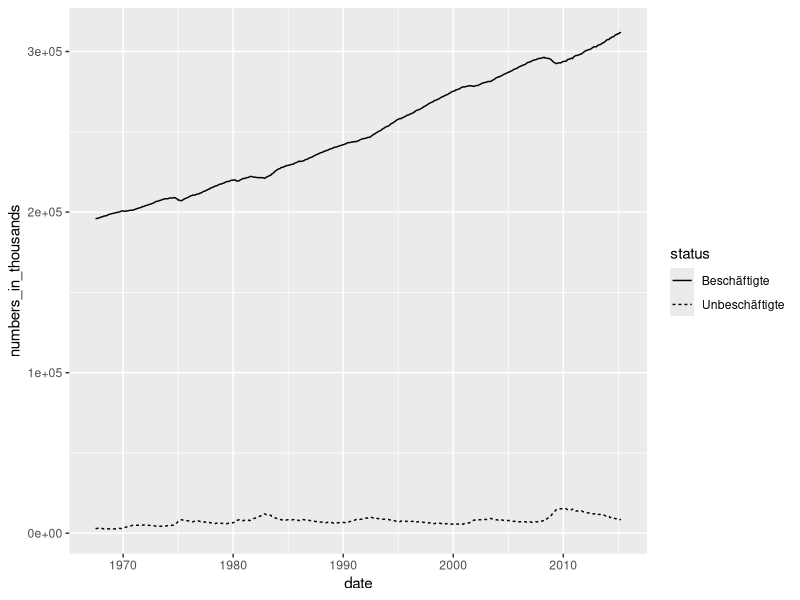
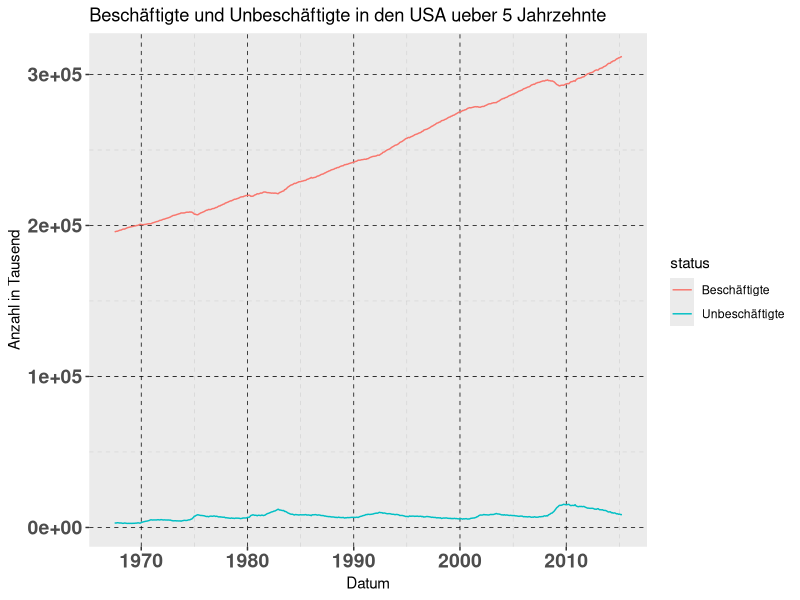

Here is the R script that generated these plots, in order:
#Aufgabe: Liniendiagramme mit ggplot2 
#
#b) 
#
#Erstelle ein Liniendiagramm mit ggplot2 in R, das die Anzahl der Erwerbstätigen und Erwerbslosen im Laufe der Zeit darstellt, 
#basierend auf dem Datensatz "economics". 
#Passe das Diagramm an, indem du verschiedene Farben, Linienstile und eine Legende hinzufügst.
#
#1. Lade den Datensatz "economics" und bereinige fehlende Werte.
#
library(tidyverse)
library(ggplot2)

cleaned_up_data <- as_tibble(economics) %>%
  drop_na()


#2. Transformiere den Datensatz in das Long-Format.
#
#Leider waren keine Erwertaetigen in dem Datensatz erhalten, er kann hoechstens als Differenz der Allgemeinen Bevoelkerung und der 
#Erwerbslosen geschaetzt werden, auch wenn dann wohl auch Kinder, Rentner und Kranke als Erwerbstaetige gezaehlt werden.

data_with_employed <- cleaned_up_data %>%
  mutate(employed = pop - unemploy)

#Umbenennung der Variablen fuer die spaetere Legende:

data_with_employed <- data_with_employed %>%
  rename(Beschäftigte = employed,
         Unbeschäftigte = unemploy)

data_with_employed_long <- data_with_employed %>%
  pivot_longer(cols = c(Unbeschäftigte, Beschäftigte), names_to = "status", values_to = "numbers_in_thousands")


#3. Erstelle ein Liniendiagramm mit zwei Linien, die die Anzahl der Erwerbstätigen und Erwerbslosen im Laufe der Zeit darstellen.
#




data_with_employed_long %>% ggplot(aes(x = date, y = numbers_in_thousands))+
  geom_line(aes(linetype = status), color = "black")
  
#4. Passe das Diagramm an, indem du verschiedene Farben, Linienstile und eine Legende hinzufügst.
#
data_with_employed_long %>% ggplot(aes(x = date, y = numbers_in_thousands, color = status))+
  geom_line() +
  labs(title = "Beschäftigte und Unbeschäftigte in den USA ueber 5 Jahrzehnte",
       x = "Datum",
       y = "Anzahl in Tausend") +
  theme(panel.grid.major = element_line(color = "black", size = 0.25, linetype = "dashed"),
        
        # Changing the helper grid lines (vertical lines)
        panel.grid.minor = element_line(color = "gray", size = 0.125, linetype = "dashed"),
        
        # Customize axis text to make it more readable
        axis.text = element_text(size = 14, face = "bold"))
  


#5. Interpretiere das erstellte Liniendiagramm, indem du Trends und mögliche Zusammenhänge zwischen der Anzahl der Erwerbstätigen 
#   und Erwerbslosen im Laufe der Zeit beschreibst.